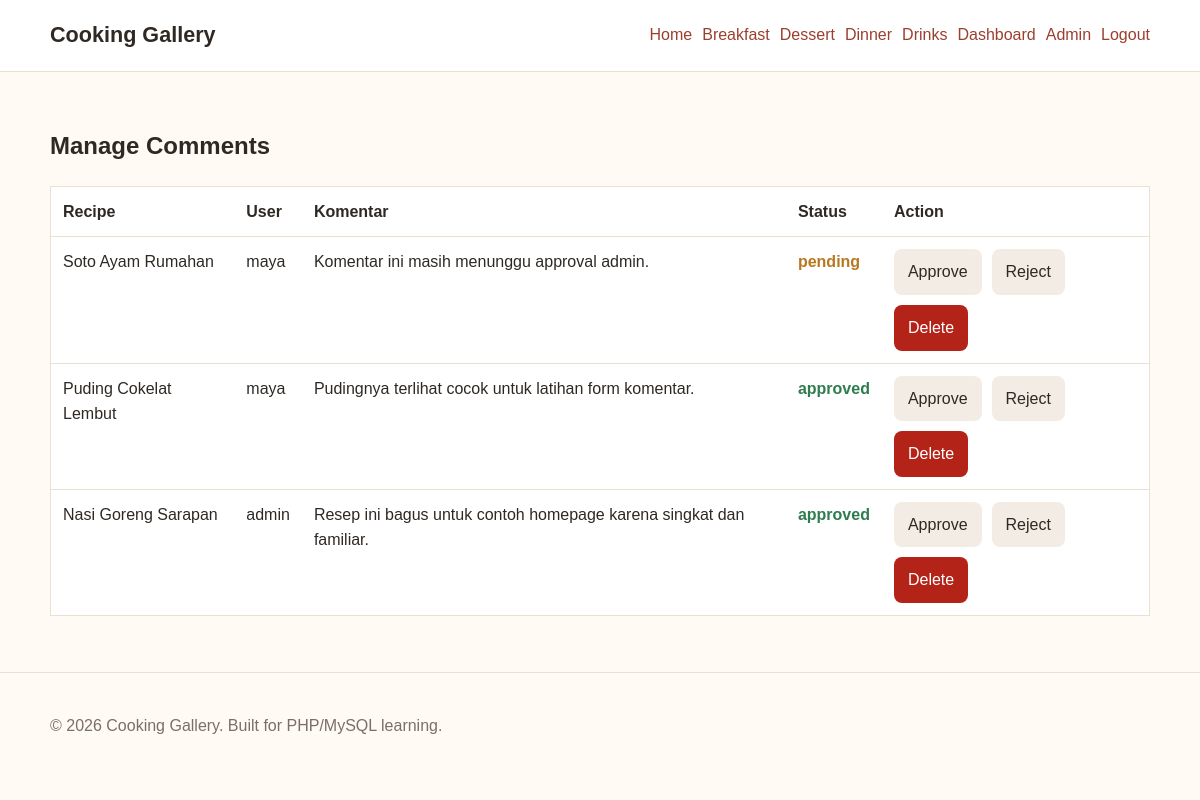
The app's page /admin/comments.php (signed in) with its own data.
### tables this page shows
CREATE TABLE IF NOT EXISTS categories (
    id INT AUTO_INCREMENT PRIMARY KEY,
    name VARCHAR(100) NOT NULL,
    slug VARCHAR(120) NOT NULL UNIQUE
);

CREATE TABLE IF NOT EXISTS comments (
    id INT AUTO_INCREMENT PRIMARY KEY,
    recipe_id INT NOT NULL,
    user_id INT NOT NULL,
    body TEXT NOT NULL,
    status ENUM('pending', 'approved', 'rejected') NOT NULL DEFAULT 'pending',
    created_at DATETIME NOT NULL DEFAULT CURRENT_TIMESTAMP,
    INDEX index_comments_recipe_status (recipe_id, status),
    CONSTRAINT fk_comments_recipe FOREIGN KEY (recipe_id) REFERENCES recipes(id) ON DELETE CASCADE,
    CONSTRAINT fk_comments_user FOREIGN KEY (user_id) REFERENCES users(id) ON DELETE CASCADE
);

CREATE TABLE IF NOT EXISTS recipes (
    id INT AUTO_INCREMENT PRIMARY KEY,
    user_id INT NOT NULL,
    category_id INT NOT NULL,
    title VARCHAR(150) NOT NULL,
    slug VARCHAR(180) NOT NULL UNIQUE,
    description TEXT,
    ingredients TEXT NOT NULL,
    cooking_type VARCHAR(100),
    difficulty ENUM('easy', 'medium', 'hard') NOT NULL DEFAULT 'easy',
    cooking_time_minutes INT NOT NULL,
    image VARCHAR(255),
    status ENUM('pending', 'approved', 'rejected') NOT NULL DEFAULT 'pending',
    created_at DATETIME NOT NULL DEFAULT CURRENT_TIMESTAMP,
    updated_at DATETIME NULL,
    INDEX index_recipes_status_created_at (status, created_at),
    INDEX index_recipes_category_status (category_id, status),
    CONSTRAINT fk_recipes_user FOREIGN KEY (user_id) REFERENCES users(id) ON DELETE CASCADE,
    CONSTRAINT fk_recipes_category FOREIGN KEY (category_id) REFERENCES categories(id) ON DELETE RESTRICT
);

CREATE TABLE IF NOT EXISTS users (
    id INT AUTO_INCREMENT PRIMARY KEY,
    username VARCHAR(50) NOT NULL UNIQUE,
    email VARCHAR(100) NOT NULL UNIQUE,
    password_hash VARCHAR(255) NOT NULL,
    display_name VARCHAR(100),
    avatar VARCHAR(255),
    role ENUM('user', 'admin') NOT NULL DEFAULT 'user',
    status ENUM('pending', 'approved', 'rejected') NOT NULL DEFAULT 'pending',
    created_at DATETIME NOT NULL DEFAULT CURRENT_TIMESTAMP
);

### classes/Category.php (called while the page is built, shortened)
<?php
class Category
{
    private PDO $databaseConnection;
    public function __construct(PDO $databaseConnection)
    {
        $this->databaseConnection = $databaseConnection;
    }
    public function getAll(): array
    {
        $allCategoriesStatement = $this->databaseConnection->query("SELECT * FROM categories ORDER BY name ASC");
        return $allCategoriesStatement->fetchAll();
    }
}

### includes/bootstrap.php (called while the page is built, shortened)
<?php
require_once __DIR__ . '/../classes/Auth.php';
require_once __DIR__ . '/../classes/Category.php';
require_once __DIR__ . '/../classes/Recipe.php';
require_once __DIR__ . '/../classes/Comment.php';
function escapeHtml($value): string
{
    return htmlspecialchars((string) $value, ENT_QUOTES, 'UTF-8');
}

### classes/Auth.php (called while the page is built, shortened)
<?php
class Auth
{
    public function check(): bool
    {
        return isset($_SESSION['user_id']);
    }
    public function isAdmin(): bool
    {
        return isset($_SESSION['role']) && $_SESSION['role'] === 'admin';
    }
}

### classes/Comment.php (called while the page is built, shortened)
<?php
class Comment
{
    private PDO $databaseConnection;
    public function __construct(PDO $databaseConnection)
    {
        $this->databaseConnection = $databaseConnection;
    }
    public function getAll(): array
    {
        return $this->databaseConnection->query("
            SELECT comments.*, recipes.title, users.username
            FROM comments
            JOIN recipes ON recipes.id = comments.recipe_id
            JOIN users ON users.id = comments.user_id
            ORDER BY comments.created_at DESC
        ")->fetchAll();
    }
}

### admin/comments.php (the view, shortened to what this page needs)
<?php
require_once __DIR__ . '/../includes/bootstrap.php';
$commentObject = new Comment($databaseConnection);
$comments = $commentObject->getAll();
include __DIR__ . '/../includes/header.php';
?>
<h2>Manage Comments</h2>
<table class="admin-table">
    <thead>
        <tr>
            <th>Recipe</th>
            <th>User</th>
            <th>Komentar</th>
            <th>Status</th>
            <th>Action</th>
        </tr>
    </thead>
    <tbody>
        <?php foreach ($comments as $comment): ?>
            <tr>
                <td><?= escapeHtml($comment['title']) ?></td>
                <td><?= escapeHtml($comment['username']) ?></td>
                <td><?= escapeHtml($comment['body']) ?></td>
                <td><span class="status-<?= escapeHtml($comment['status']) ?>"><?= escapeHtml($comment['status']) ?></span></td>
                <td>
                    <form method="post" class="inline-actions">
                        <button name="action" value="approve">Approve</button>
                        <button name="action" value="reject">Reject</button>
                        <button class="button-danger" name="action" value="delete">Delete</button>
                    </form>
                </td>
            </tr>
        <?php endforeach; ?>
    </tbody>
</table>
<?php include __DIR__ . '/../includes/footer.php'; ?>

### includes/header.php (shortened to what this page needs)
<?php
$authForHeader = new Auth($databaseConnection);
$categoryObjectForHeader = new Category($databaseConnection);
$navigationCategories = $categoryObjectForHeader->getAll();
?>
<!DOCTYPE html>
<html lang="id">
<head>
    <link rel="stylesheet" href="<?= APP_URL ?>/assets/css/style.css">
</head>
<body>
<header class="site-header">
    <div class="container">
        <h1 class="logo"><a href="<?= APP_URL ?>">Cooking Gallery</a></h1>
        <nav class="top-nav" aria-label="Main navigation">
            <a href="<?= APP_URL ?>">Home</a>
            <?php foreach (array_slice($navigationCategories, 0, 4) as $navigationCategory): ?>
                <a href="<?= APP_URL ?>/category.php?id=<?= (int) $navigationCategory['id'] ?>"><?= escapeHtml($navigationCategory['name']) ?></a>
            <?php endforeach; ?>
            <?php if ($authForHeader->check()): ?>
                <a href="<?= APP_URL ?>/user/dashboard.php">Dashboard</a>
                <?php if ($authForHeader->isAdmin()): ?>
                    <a href="<?= APP_URL ?>/admin/index.php">Admin</a>
                <?php endif; ?>
                <a href="<?= APP_URL ?>/logout.php">Logout</a>
            <?php else: ?>
                <a href="<?= APP_URL ?>/login.php">Login</a>
                <a href="<?= APP_URL ?>/register.php">Register</a>
            <?php endif; ?>
        </nav>
    </div>
</header>
<main class="site-main">
    <div class="container">

### assets/css/style.css (style rules this page uses)
:root { --color-bg: #fffaf3; --color-surface: #ffffff; --color-text: #2f2924; --color-muted: #7a6f66; --color-primary: #9b3f2f; --color-primary-dark: #742f24; --color-border: #eadfd3; --color-success: #2f7d4f; --color-warning: #b7791f; --color-danger: #b42318; --shadow-soft: 0 12px 30px rgba(47, 41, 36, 0.08); --radius: 8px; --container: 1100px; }
* { box-sizing: border-box; }
body { margin: 0; font-family: Arial, sans-serif; background: var(--color-bg); color: var(--color-text); line-height: 1.6; }
.container { width: min(92%, var(--container)); margin: 0 auto; }
a { color: var(--color-primary); text-decoration: none; }
.site-header { background: var(--color-surface); border-bottom: 1px solid var(--color-border); position: sticky; top: 0; z-index: 10; }
.site-header .container { display: flex; align-items: center; justify-content: space-between; gap: 24px; padding: 18px 0; }
.logo { font-size: 1.35rem; margin: 0; }
.logo a { color: var(--color-text); font-weight: 700; }
.top-nav, .admin-nav, .inline-actions { display: flex; align-items: center; flex-wrap: wrap; gap: 10px; }
.site-main { min-height: 72vh; padding: 36px 0 56px; }
.button, button { border: 0; border-radius: var(--radius); padding: 10px 14px; cursor: pointer; background: #f3ece4; color: var(--color-text); font: inherit; }
.button-danger, button.button-danger { background: var(--color-danger); color: #ffffff; }
.admin-table { width: 100%; border-collapse: collapse; background: var(--color-surface); border: 1px solid var(--color-border); }
.admin-table th, .admin-table td { padding: 12px; border-bottom: 1px solid var(--color-border); text-align: left; vertical-align: top; }
.status-pending, .status-approved, .status-rejected { font-weight: 700; }
.status-pending { color: var(--color-warning); }
.status-approved { color: var(--color-success); }

### records on screen
categories: name "Breakfast"
categories: name "Dessert"
categories: name "Dinner"
categories: name "Drinks"
comments: recipe.title "Soto Ayam Rumahan", user.username "maya", body "Komentar ini masih menunggu approval admin.", status "pending"
comments: recipe.title "Puding Cokelat Lembut", user.username "maya", body "Pudingnya terlihat cocok untuk latihan form komentar.", status "approved"
comments: recipe.title "Nasi Goreng Sarapan", user.username "admin", body "Resep ini bagus untuk contoh homepage karena singkat dan familiar.", status "approved"
